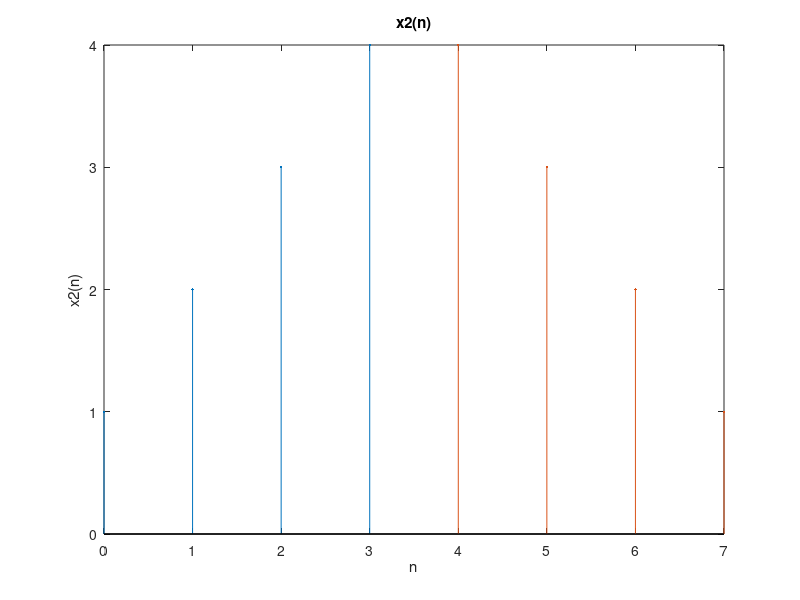

MATLAB code for this plot:
clc;
clear all;
%an=zeros(1,5);
%stem(an);
%hold on;
n=0:3;
x2=n+1;

stem(n,x2,'.')
hold on
n=4:7;
x2=8-n;
stem(n,x2,'.');
xlabel('n');ylabel('x2(n)');title('x2(n)');
